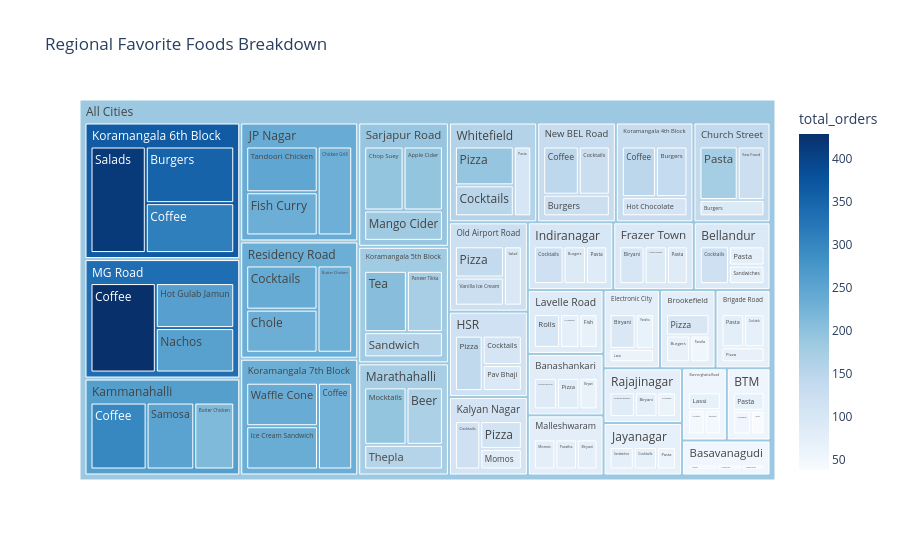

The notebook cell saved with this chart:
### Markdown cell above
<h4 style="color: #2b6cb0;">🍜 Insight 6: Top Food Preferences per Region</h4>

####

### Code cell
pdf_regional_foods = regional_favorites_df.filter(col("rank") <= 3).toPandas()

fig6 = px.treemap(pdf_regional_foods, path=[px.Constant("All Cities"), 'restaurant_city', 'food_item'], 
                  values='total_orders', 
                  title='Regional Favorite Foods Breakdown',
                  color='total_orders', color_continuous_scale='Blues')

fig6.update_traces(root_color="lightgrey")
fig6.show()

### Figure 1 — Plotly figure (JSON) as saved in the notebook; plotly's stock layout.template omitted (floating-point values rounded to 4 significant figures)
{"data": [{"branchvalues": "total", "customdata": [[70.0], [52.0], [38.0], [86.0], [83.0], [67.0], [69.0], [48.0], [47.0], [60.0], [50.0], [47.0], [119.0], [74.0], [71.0], [79.0], [71.0], [68.0], [98.0], [68.0], [54.0], [176.0], [123.0], [91.0], [95.0], [67.0], [62.0], [102.0], [91.0], [84.0], [142.0], [106.0], [94.0], [119.0], [90.0], [85.0], [247.0], [233.0], [232.0], [76.0], [73.0], [60.0], [119.0], [112.0], [83.0], [299.0], [254.0], [213.0], [148.0], [137.0], [108.0], [206.0], [174.0], [156.0], [415.0], [353.0], [311.0], [237.0], [236.0], [226.0], [101.0], [74.0], [70.0], [429.0], [259.0], [256.0], [78.0], [78.0], [75.0], [194.0], [167.0], [155.0], [147.0], [128.0], [123.0], [138.0], [124.0], [96.0], [83.0], [74.0], [61.0], [239.0], [233.0], [230.0], [194.0], [194.0], [184.0], [192.0], [153.0], [102.0], [56.55], [79.55], [56.55], [52.92], [93.48], [72.96], [77.93], [139.5], [77.49], [92.93], [117.6], [100.3], [237.5], [70.36], [107.0], [260.2], [133.2], [181.1], [364.7], [233.1], [83.99], [335.4], [77.03], [173.5], [133.5], [121.9], [73.79], [234.1], [190.8], [158.1], [186.8]], "domain": {"x": [0, 1], "y": [0, 1]}, "hovertemplate": "labels=%{label}<br>total_orders_sum=%{value}<br>parent=%{parent}<br>id=%{id}<br>total_orders=%{color}<extra></extra>", "ids": ["All Cities/BTM/Pasta", "All Cities/BTM/Cocktails", "All Cities/BTM/Biryani", "All Cities/Banashankari/Chicken Biryani", "All Cities/Banashankari/Pizza", "All Cities/Banashankari/Biryani", "All Cities/Bannerghatta Road/Lassi", "All Cities/Bannerghatta Road/Cocktails", "All Cities/Bannerghatta Road/Biryani", "All Cities/Basavanagudi/Momos", "All Cities/Basavanagudi/Friendly Staff", "All Cities/Basavanagudi/Chicken Biryani", "All Cities/Bellandur/Cocktails", "All Cities/Bellandur/Pasta", "All Cities/Bellandur/Sandwiches", "All Cities/Brigade Road/Pasta", "All Cities/Brigade Road/Cocktails", "All Cities/Brigade Road/Pizza", "All Cities/Brookefield/Pizza", "All Cities/Brookefield/Burgers", "All Cities/Brookefield/Paratha", "All Cities/Church Street/Pasta", "All Cities/Church Street/Sea Food", "All Cities/Church Street/Burgers", "All Cities/Electronic City/Biryani", "All Cities/Electronic City/Paratha", "All Cities/Electronic City/Lassi", "All Cities/Frazer Town/Biryani", "All Cities/Frazer Town/Potato Wedges", "All Cities/Frazer Town/Pasta", "All Cities/HSR/Pizza", "All Cities/HSR/Cocktails", "All Cities/HSR/Pav Bhaji", "All Cities/Indiranagar/Cocktails", "All Cities/Indiranagar/Burgers", "All Cities/Indiranagar/Pasta", "All Cities/JP Nagar/Tandoori Chicken", "All Cities/JP Nagar/Fish Curry", "All Cities/JP Nagar/Chicken Grill", "All Cities/Jayanagar/Sandwiches", "All Cities/Jayanagar/Cocktails", "All Cities/Jayanagar/Pasta", "All Cities/Kalyan Nagar/Cocktails", "All Cities/Kalyan Nagar/Pizza", "All Cities/Kalyan Nagar/Momos", "All Cities/Kammanahalli/Coffee", "All Cities/Kammanahalli/Samosa", "All Cities/Kammanahalli/Butter Chicken", "All Cities/Koramangala 4th Block/Coffee", "All Cities/Koramangala 4th Block/Burgers", "All Cities/Koramangala 4th Block/Hot Chocolate", "All Cities/Koramangala 5th Block/Tea", "All Cities/Koramangala 5th Block/Paneer Tikka", "All Cities/Koramangala 5th Block/Sandwich", "All Cities/Koramangala 6th Block/Salads", "All Cities/Koramangala 6th Block/Burgers", "All Cities/Koramangala 6th Block/Coffee", "All Cities/Koramangala 7th Block/Waffle Cone", "All Cities/Koramangala 7th Block/Ice Cream Sandwich", "All Cities/Koramangala 7th Block/Coffee", "All Cities/Lavelle Road/Rolls", "All Cities/Lavelle Road/Cocktails", "All Cities/Lavelle Road/Fish", "All Cities/MG Road/Coffee", "All Cities/MG Road/Hot Gulab Jamun", "All Cities/MG Road/Nachos", "All Cities/Malleshwaram/Momos", "All Cities/Malleshwaram/Paratha", "All Cities/Malleshwaram/Biryani", "All Cities/Marathahalli/Mocktails", "All Cities/Marathahalli/Beer", "All Cities/Marathahalli/Thepla", "All Cities/New BEL Road/Coffee", "All Cities/New BEL Road/Cocktails", "All Cities/New BEL Road/Burgers", "All Cities/Old Airport Road/Pizza", "All Cities/Old Airport Road/Vanilla Ice Cream", "All Cities/Old Airport Road/Salad", "All Cities/Rajajinagar/Chicken Biryani", "All Cities/Rajajinagar/Biryani", "All Cities/Rajajinagar/Cocktails", "All Cities/Residency Road/Cocktails", "All Cities/Residency Road/Chole", "All Cities/Residency Road/Butter Chicken", "All Cities/Sarjapur Road/Chop Suey", "All Cities/Sarjapur Road/Apple Cider", "All Cities/Sarjapur Road/Mango Cider", "All Cities/Whitefield/Pizza", "All Cities/Whitefield/Cocktails", "All Cities/Whitefield/Pasta", "All Cities/BTM", "All Cities/Banashankari", "All Cities/Bannerghatta Road", "All Cities/Basavanagudi", "All Cities/Bellandur", "All Cities/Brigade Road", "All Cities/Brookefield", "All Cities/Church Street", "All Cities/Electronic City", "All Cities/Frazer Town", "All Cities/HSR", "All Cities/Indiranagar", "All Cities/JP Nagar", "All Cities/Jayanagar", "All Cities/Kalyan Nagar", "All Cities/Kammanahalli", "All Cities/Koramangala 4th Block", "All Cities/Koramangala 5th Block", "All Cities/Koramangala 6th Block", "All Cities/Koramangala 7th Block", "All Cities/Lavelle Road", "All Cities/MG Road", "All Cities/Malleshwaram", "All Cities/Marathahalli", "All Cities/New BEL Road", "All Cities/Old Airport Road", "All Cities/Rajajinagar", "All Cities/Residency Road", "All Cities/Sarjapur Road", "All Cities/Whitefield", "All Cities"], "labels": ["Pasta", "Cocktails", "Biryani", "Chicken Biryani", "Pizza", "Biryani", "Lassi", "Cocktails", "Biryani", "Momos", "Friendly Staff", "Chicken Biryani", "Cocktails", "Pasta", "Sandwiches", "Pasta", "Cocktails", "Pizza", "Pizza", "Burgers", "Paratha", "Pasta", "Sea Food", "Burgers", "Biryani", "Paratha", "Lassi", "Biryani", "Potato Wedges", "Pasta", "Pizza", "Cocktails", "Pav Bhaji", "Cocktails", "Burgers", "Pasta", "Tandoori Chicken", "Fish Curry", "Chicken Grill", "Sandwiches", "Cocktails", "Pasta", "Cocktails", "Pizza", "Momos", "Coffee", "Samosa", "Butter Chicken", "Coffee", "Burgers", "Hot Chocolate", "Tea", "Paneer Tikka", "Sandwich", "Salads", "Burgers", "Coffee", "Waffle Cone", "Ice Cream Sandwich", "Coffee", "Rolls", "Cocktails", "Fish", "Coffee", "Hot Gulab Jamun", "Nachos", "Momos", "Paratha", "Biryani", "Mocktails", "Beer", "Thepla", "Coffee", "Cocktails", "Burgers", "Pizza", "Vanilla Ice Cream", "Salad", "Chicken Biryani", "Biryani", "Cocktails", "Cocktails", "Chole", "Butter Chicken", "Chop Suey", "Apple Cider", "Mango Cider", "Pizza", "Cocktails", "Pasta", "BTM", "Banashankari", "Bannerghatta Road", "Basavanagudi", "Bellandur", "Brigade Road", "Brookefield", "Church Street", "Electronic City", "Frazer Town", "HSR", "Indiranagar", "JP Nagar", "Jayanagar", "Kalyan Nagar", "Kammanahalli", "Koramangala 4th Block", "Koramangala 5th Block", "Koramangala 6th Block", "Koramangala 7th Block", "Lavelle Road", "MG Road", "Malleshwaram", "Marathahalli", "New BEL Road", "Old Airport Road", "Rajajinagar", "Residency Road", "Sarjapur Road", "Whitefield", "All Cities"], "marker": {"coloraxis": "coloraxis", "colors": [70.0, 52.0, 38.0, 86.0, 83.0, 67.0, 69.0, 48.0, 47.0, 60.0, 50.0, 47.0, 119.0, 74.0, 71.0, 79.0, 71.0, 68.0, 98.0, 68.0, 54.0, 176.0, 123.0, 91.0, 95.0, 67.0, 62.0, 102.0, 91.0, 84.0, 142.0, 106.0, 94.0, 119.0, 90.0, 85.0, 247.0, 233.0, 232.0, 76.0, 73.0, 60.0, 119.0, 112.0, 83.0, 299.0, 254.0, 213.0, 148.0, 137.0, 108.0, 206.0, 174.0, 156.0, 415.0, 353.0, 311.0, 237.0, 236.0, 226.0, 101.0, 74.0, 70.0, 429.0, 259.0, 256.0, 78.0, 78.0, 75.0, 194.0, 167.0, 155.0, 147.0, 128.0, 123.0, 138.0, 124.0, 96.0, 83.0, 74.0, 61.0, 239.0, 233.0, 230.0, 194.0, 194.0, 184.0, 192.0, 153.0, 102.0, 56.55, 79.55, 56.55, 52.92, 93.48, 72.96, 77.93, 139.5, 77.49, 92.93, 117.6, 100.3, 237.5, 70.36, 107.0, 260.2, 133.2, 181.1, 364.7, 233.1, 83.99, 335.4, 77.03, 173.5, 133.5, 121.9, 73.79, 234.1, 190.8, 158.1, 186.8]}, "name": "", "parents": ["All Cities/BTM", "All Cities/BTM", "All Cities/BTM", "All Cities/Banashankari", "All Cities/Banashankari", "All Cities/Banashankari", "All Cities/Bannerghatta Road", "All Cities/Bannerghatta Road", "All Cities/Bannerghatta Road", "All Cities/Basavanagudi", "All Cities/Basavanagudi", "All Cities/Basavanagudi", "All Cities/Bellandur", "All Cities/Bellandur", "All Cities/Bellandur", "All Cities/Brigade Road", "All Cities/Brigade Road", "All Cities/Brigade Road", "All Cities/Brookefield", "All Cities/Brookefield", "All Cities/Brookefield", "All Cities/Church Street", "All Cities/Church Street", "All Cities/Church Street", "All Cities/Electronic City", "All Cities/Electronic City", "All Cities/Electronic City", "All Cities/Frazer Town", "All Cities/Frazer Town", "All Cities/Frazer Town", "All Cities/HSR", "All Cities/HSR", "All Cities/HSR", "All Cities/Indiranagar", "All Cities/Indiranagar", "All Cities/Indiranagar", "All Cities/JP Nagar", "All Cities/JP Nagar", "All Cities/JP Nagar", "All Cities/Jayanagar", "All Cities/Jayanagar", "All Cities/Jayanagar", "All Cities/Kalyan Nagar", "All Cities/Kalyan Nagar", "All Cities/Kalyan Nagar", "All Cities/Kammanahalli", "All Cities/Kammanahalli", "All Cities/Kammanahalli", "All Cities/Koramangala 4th Block", "All Cities/Koramangala 4th Block", "All Cities/Koramangala 4th Block", "All Cities/Koramangala 5th Block", "All Cities/Koramangala 5th Block", "All Cities/Koramangala 5th Block", "All Cities/Koramangala 6th Block", "All Cities/Koramangala 6th Block", "All Cities/Koramangala 6th Block", "All Cities/Koramangala 7th Block", "All Cities/Koramangala 7th Block", "All Cities/Koramangala 7th Block", "All Cities/Lavelle Road", "All Cities/Lavelle Road", "All Cities/Lavelle Road", "All Cities/MG Road", "All Cities/MG Road", "All Cities/MG Road", "All Cities/Malleshwaram", "All Cities/Malleshwaram", "All Cities/Malleshwaram", "All Cities/Marathahalli", "All Cities/Marathahalli", "All Cities/Marathahalli", "All Cities/New BEL Road", "All Cities/New BEL Road", "All Cities/New BEL Road", "All Cities/Old Airport Road", "All Cities/Old Airport Road", "All Cities/Old Airport Road", "All Cities/Rajajinagar", "All Cities/Rajajinagar", "All Cities/Rajajinagar", "All Cities/Residency Road", "All Cities/Residency Road", "All Cities/Residency Road", "All Cities/Sarjapur Road", "All Cities/Sarjapur Road", "All Cities/Sarjapur Road", "All Cities/Whitefield", "All Cities/Whitefield", "All Cities/Whitefield", "All Cities", "All Cities", "All Cities", "All Cities", "All Cities", "All Cities", "All Cities", "All Cities", "All Cities", "All Cities", "All Cities", "All Cities", "All Cities", "All Cities", "All Cities", "All Cities", "All Cities", "All Cities", "All Cities", "All Cities", "All Cities", "All Cities", "All Cities", "All Cities", "All Cities", "All Cities", "All Cities", "All Cities", "All Cities", "All Cities", ""], "root": {"color": "lightgrey"}, "type": "treemap", "values": [70.0, 52.0, 38.0, 86.0, 83.0, 67.0, 69.0, 48.0, 47.0, 60.0, 50.0, 47.0, 119.0, 74.0, 71.0, 79.0, 71.0, 68.0, 98.0, 68.0, 54.0, 176.0, 123.0, 91.0, 95.0, 67.0, 62.0, 102.0, 91.0, 84.0, 142.0, 106.0, 94.0, 119.0, 90.0, 85.0, 247.0, 233.0, 232.0, 76.0, 73.0, 60.0, 119.0, 112.0, 83.0, 299.0, 254.0, 213.0, 148.0, 137.0, 108.0, 206.0, 174.0, 156.0, 415.0, 353.0, 311.0, 237.0, 236.0, 226.0, 101.0, 74.0, 70.0, 429.0, 259.0, 256.0, 78.0, 78.0, 75.0, 194.0, 167.0, 155.0, 147.0, 128.0, 123.0, 138.0, 124.0, 96.0, 83.0, 74.0, 61.0, 239.0, 233.0, 230.0, 194.0, 194.0, 184.0, 192.0, 153.0, 102.0, 160.0, 236.0, 164.0, 157.0, 264.0, 218.0, 220.0, 390.0, 224.0, 277.0, 342.0, 294.0, 712.0, 209.0, 314.0, 766.0, 393.0, 536.0, 1079.0, 699.0, 245.0, 944.0, 231.0, 516.0, 398.0, 358.0, 218.0, 702.0, 572.0, 447.0, 12280.0]}], "layout": {"coloraxis": {"colorbar": {"title": {"text": "total_orders"}}, "colorscale": [[0, "rgb(247,251,255)"], [0.125, "rgb(222,235,247)"], [0.25, "rgb(198,219,239)"], [0.375, "rgb(158,202,225)"], [0.5, "rgb(107,174,214)"], [0.625, "rgb(66,146,198)"], [0.75, "rgb(33,113,181)"], [0.875, "rgb(8,81,156)"], [1, "rgb(8,48,107)"]]}, "legend": {"tracegroupgap": 0}, "title": {"text": "Regional Favorite Foods Breakdown"}}}
